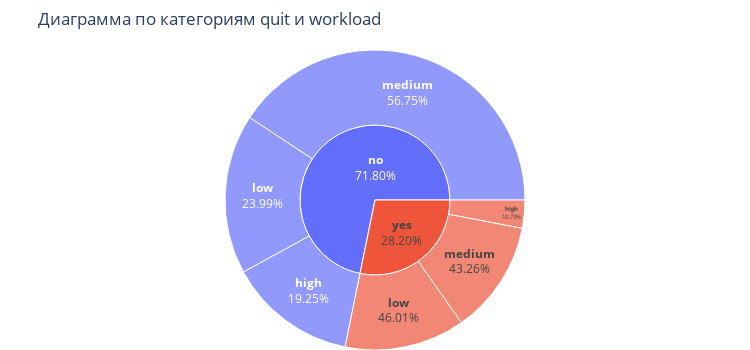

Notebook code cell kept with this figure:
### Markdown cell above
- **'level'** у большей части уволившихся сотрудников уровень 'junior' - 88.92%, у оставшихся - 32.94%, уровень 'middle' уволившихся - 9.57%, оставшихся - 55.22%, уровень 'senior' уволившихся - 1.51%, оставшихся - 11.84%.

### Code cell
pie(train_quit, 'quit', 'workload')

### Figure 1 — Plotly figure (JSON) as saved in the notebook; plotly's stock layout.template omitted (floating-point values rounded to 4 significant figures)
{"data": [{"branchvalues": "total", "domain": {"x": [0, 1], "y": [0, 1]}, "hovertemplate": "<b>%{label}</b><br>Количество: %{value}<br>Доля: %{percentParent:.2%}", "ids": ["no/high", "yes/high", "no/low", "yes/low", "no/medium", "yes/medium", "no", "yes"], "insidetextorientation": "horizontal", "labels": ["high", "high", "low", "low", "medium", "medium", "no", "yes"], "name": "", "parents": ["no", "yes", "no", "yes", "no", "yes", "", ""], "textinfo": "label+percent parent", "texttemplate": "<b>%{label}</b><br>%{percentParent:.2%}", "type": "sunburst", "values": [553, 121, 689, 519, 1630, 488, 2872, 1128]}], "layout": {"height": 350, "legend": {"tracegroupgap": 0}, "margin": {"b": 0, "l": 0, "r": 0, "t": 50}, "title": {"text": "Диаграмма по категориям quit и workload"}, "width": 750}}
